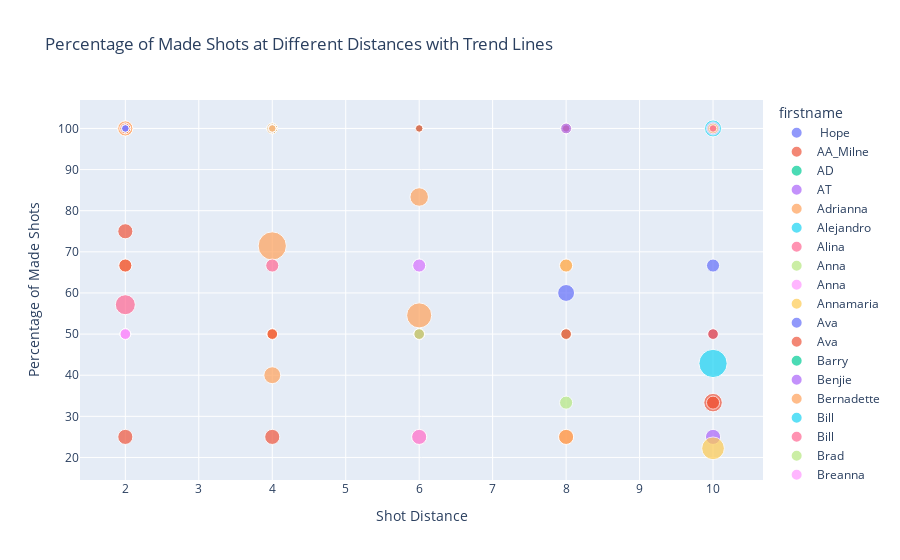

Notebook cell for this chart:
### Code cell
# Create a pivot table to get the count of attempts for each player and distance
pivot_table = df.pivot_table(index=['firstname', 'shotdistance'], values='timestamp', aggfunc='count', fill_value=0)

# Calculate the percentage of made shots for each player and distance
pivot_table['Percentage_True'] = (df[df['shotmade']].groupby(['firstname', 'shotdistance']).size() / pivot_table['timestamp']) * 100

# Reset index to make 'Player' and 'Distance' columns regular columns
pivot_table_reset = pivot_table.reset_index()

# Plotly Express scatter plot with trend lines
fig = px.scatter(
    pivot_table_reset,
    x='shotdistance',
    y='Percentage_True',
    size='timestamp',  # Size based on the number of attempts by each player at a given distance
    color='firstname',
    labels={'Percentage_True': 'Percentage of Made Shots', 'shotdistance': 'Shot Distance'},
    title='Percentage of Made Shots at Different Distances with Trend Lines',
    #trendline='ols',  # Ordinary Least Squares regression line
)

# Show the plot
fig.show()
